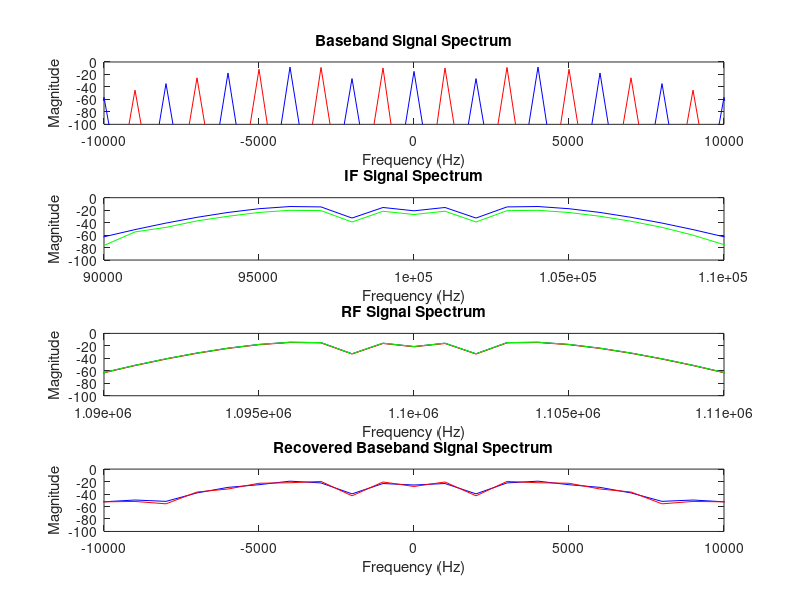
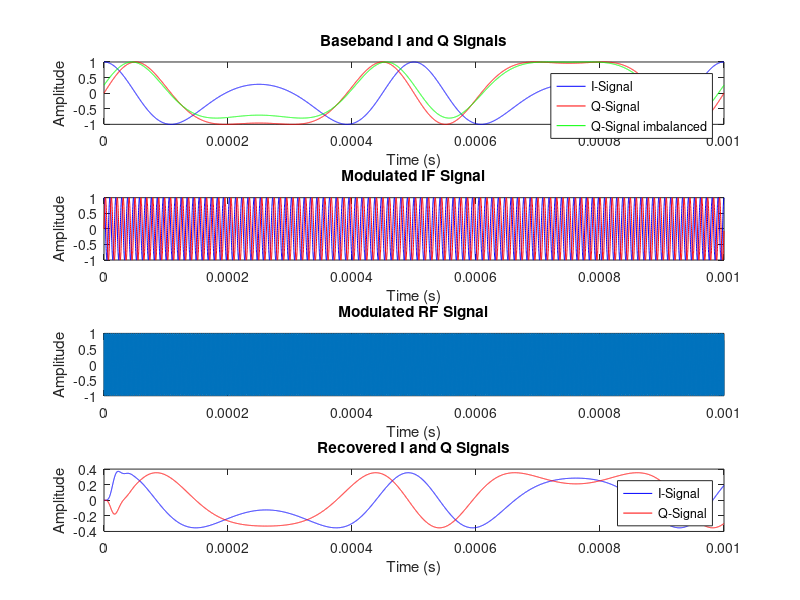

These figures' MATLAB source, in order: (Note: this script raises an error after producing the figures.)
close all
clear all
pkg load signal
pkg load communications
%graphics_toolkit("fltk");

% === Simulation Parameters ===
fs = 10.24e6;   % Sampling frequency
fc_if = 100e3;  % Carrier frequency
fc_rf = 1e6;    % RF carrier frequency
fm = 1e3;       % Message tone frequency
fdev = 5e3;     % FM frequency deviation
num_samples = fs/fm;  % Capture one cycle of the message signal
T_total = num_samples/fs; % Total duration of the signal
t = 0:1/fs:T_total-(1/fs); % Time vector

% === 1. Generate Baseband I and Q Signals ===
amp_m = 1;
amp_i = 1;
amp_q = 1;
amp_q_imbalanced = 0.9;
dc_offset_i = 0.0;
dc_offset_q = 0.1;
phi_offset = pi/18;

% integrated Baseband message signal
m = amp_m * (fdev/fm) * sin(2*pi*fm*t);

i_signal = amp_i * cos(m);
q_signal = amp_q * sin(m);
q_signal_imbalanced = amp_q_imbalanced * sin(m + phi_offset) + dc_offset_q;
zero_q = ones(1,length(t))*1e-15;
bb_out = 1 * (i_signal + j*q_signal);
bb_out_i_only = 1 * (i_signal + j*zero_q);
bb_out_q_imbalanced = 1 * (i_signal + j*q_signal_imbalanced);

% === 2. IQ Modulation (IF upconversion) ===
amp_if_carrier_i = 1;
amp_if_carrier_i_imbalanced = 0.9;
phi_offset_if_carrier_i = pi/18;
amp_if_carrier_q = 1;
amp_if_carrier_q_imbalanced = 0.9;
phi_offset_if_carrier_q = pi/18;
dc_offset_if_q = 0.1;

if_carrier_i = amp_if_carrier_i * cos(2*pi*fc_if*t);
if_carrier_q = amp_if_carrier_q * sin(2*pi*fc_if*t);
if_zero_q = zeros(1,length(t));

if_signal_i = cos(2*pi*fc_if*t + m);
if_signal_q = sin(2*pi*fc_if*t + m);
if_signal_q_imbalanced = amp_if_carrier_q_imbalanced * sin(2*pi*fc_if*t + m + phi_offset_if_carrier_q) + dc_offset_if_q;
if_out = if_signal_i + j*if_signal_q;
if_out_i_only = if_signal_i + j*zero_q;
if_out_q_imbalanced = if_signal_i + j*if_signal_q_imbalanced;

% === 2. IQ Modulation (RF Upconversion) ===
amp_carrier_rf_i = 1;
amp_carrier_rf_q = 1;
amp_carrier_rf_q_imbalanced = 0.9;
phi_offset_carrier_rf_q = pi/18;

carrier_rf = exp(j*2*pi*fc_rf*t);
carrier_rf_i = amp_carrier_rf_i * real(carrier_rf);
carrier_rf_q = amp_carrier_rf_q * imag(carrier_rf);
carrier_rf_q_imbalanced = amp_carrier_rf_q_imbalanced * imag(carrier_rf.*exp(j*phi_offset_carrier_rf_q));

% Mix the signals
rf_i = if_signal_i .* carrier_rf_i;
rf_q = if_signal_q .* carrier_rf_q;
rf_q_imbalanced = if_signal_q_imbalanced .* carrier_rf_q;
rf_signal = rf_i - rf_q;
rf_q_carrier_imbalanced = if_signal_q .* carrier_rf_q_imbalanced;
rf_signal_q_carrier_imbalanced = rf_i - rf_q_carrier_imbalanced;
rf_signal_if_q_imbalanced = rf_i - rf_q_imbalanced;
rf_signal_ideal = cos(2*pi*(fc_if + fc_rf)*t + m);

% === 4. IQ Demodulation (IF Downconversion) ===
% Recover the original I and Q signals from the RF signal.
% This involves another mixing process with the same carrier, followed by low-pass filtering.
demod_if_i_mixed = rf_signal .* carrier_rf_i;
demod_if_q_mixed = rf_signal .* -carrier_rf_q;

% === 5. Low-Pass Filtering ===
% Low-pass filters are necessary to remove the high-frequency components that result from the mixing process.
[b, a] = butter(5, fc_rf/fs, 'low'); % Design a 5th order Butterworth low-pass filter
recovered_if_i_signal = filter(b, a, demod_if_i_mixed);
recovered_if_q_signal = filter(b, a, demod_if_q_mixed);
recovered_if_signal = recovered_if_i_signal - recovered_if_q_signal;

% === 4. IQ Demodulation (BB Downconversion) ===
% Recover the original I and Q signals from the RF signal.
% This involves another mixing process with the same carrier, followed by low-pass filtering.
demod_i_mixed_bb = sqrt(2) * recovered_if_i_signal .* if_carrier_i;
demod_q_mixed_bb = sqrt(2) * recovered_if_i_signal .* -if_carrier_q;

% === 5. Low-Pass Filtering ===
% Low-pass filters are necessary to remove the high-frequency components that result from the mixing process.
[b, a] = butter(5, fc_if/fs, 'low'); % Design a 5th order Butterworth low-pass filter
recovered_i_signal = filter(b, a, demod_i_mixed_bb);
recovered_q_signal = filter(b, a, demod_q_mixed_bb);

% Export waveform to .mat file for import into R&S ARB Toolbox
save -v6 fm_mod_1kHz_tone_5kHz_deviation_baseband.mat bb_out;
save -v6 fm_mod_1kHz_tone_5kHz_deviation_baseband_i_only.mat bb_out_i_only;
save -v6 fm_mod_1kHz_tone_5kHz_deviation_baseband_q_imbalanced.mat bb_out_q_imbalanced;
save -v6 fm_mod_1kHz_tone_5kHz_deviation_100kHz_if.mat if_out;
save -v6 fm_mod_1kHz_tone_5kHz_deviation_100kHz_if_i_only.mat if_out_i_only;
save -v6 fm_mod_1kHz_tone_5kHz_deviation_100kHz_if_q_imbalanced.mat if_out_q_imbalanced;
%save -v6 fm_mod_1kHz_tone_5kHz_deviation_100kHz_if_q_if_carrier_imbalanced.mat if_out_q_carrier_imbalanced;

% Plot the spectrum
figure;
N = length(t);
f = (-N/2:N/2-1) * (fs/N);

% Spectrum of baseband signals
subplot(4,1,1);
fft_i = fftshift(fft(i_signal))/N;
fft_q = fftshift(fft(q_signal))/N;
plot(f, 20*log10(abs(fft_i)), 'b', f, 20*log10(abs(fft_q)), 'r');
title('Baseband Signal Spectrum');
xlabel('Frequency (Hz)');
ylabel('Magnitude');
xlim([-10*fm,10*fm])
ylim([-100, 0]);

% Spectrum of IF signal
subplot(4,1,2);
fft_if = fftshift(fft(if_signal_i))/N;
fft_if_recovered = fftshift(fft(recovered_if_i_signal))/N;
fft_if_imbalanced = fftshift(fft(if_signal_q_imbalanced))/N;
plot(f, 20*log10(abs(fft_if)), 'b',f, 20*log10(abs(fft_if_recovered)), 'g');
title('IF Signal Spectrum');
xlabel('Frequency (Hz)');
ylabel('Magnitude');
xlim([fc_if-10*fm, fc_if+10*fm])
ylim([-100, 0]);

% Spectrum of RF signal
subplot(4,1,3);
fft_rf = fftshift(fft(rf_signal))/N;
fft_rf_imbalanced = fftshift(fft(rf_signal_if_q_imbalanced))/N;
fft_rf_ideal = fftshift(fft(rf_signal_ideal))/N;
plot(f, 20*log10(abs(fft_rf)), 'b', f, 20*log10(abs(fft_rf_imbalanced)), 'r',f, 20*log10(abs(fft_rf_ideal)), 'g');
title('RF Signal Spectrum');
xlabel('Frequency (Hz)');
ylabel('Magnitude');
xlim([fc_rf + fc_if - 10*fm, fc_rf + fc_if + 10*fm])
ylim([-100, 0]);

% Spectrum of demodulated signals
subplot(4,1,4);
fft_recovered_i = fftshift(fft(recovered_i_signal))/N;
fft_recovered_q = fftshift(fft(recovered_q_signal))/N;
plot(f, 20*log10(abs(fft_recovered_i)), 'b', f, 20*log10(abs(fft_recovered_q)), 'r');
title('Recovered Baseband Signal Spectrum');
xlabel('Frequency (Hz)');
ylabel('Magnitude');
%xlim([fc_rf-10*fm, fc_rf+10*fm])
xlim([-10*fm,10*fm])
ylim([-100, 0]);

% === 3. Plot Modulated Signal ===
figure;
subplot(4,1,1);
plot(t, i_signal, 'b', t, q_signal, 'r', t, q_signal_imbalanced, 'g');
title('Baseband I and Q Signals');
xlabel('Time (s)');
ylabel('Amplitude');
legend('I-Signal', 'Q-Signal', 'Q-Signal imbalanced');

subplot(4,1,2);
plot(t, if_signal_i, 'b', t, if_signal_q, 'r');
title('Modulated IF Signal');
xlabel('Time (s)');
ylabel('Amplitude');

subplot(4,1,3);
plot(t, rf_signal);
title('Modulated RF Signal');
xlabel('Time (s)');
ylabel('Amplitude');

subplot(4,1,4);
plot(t, recovered_i_signal, 'b', t, recovered_q_signal, 'r');
title('Recovered I and Q Signals');
xlabel('Time (s)');
ylabel('Amplitude');
legend('I-Signal', 'Q-Signal');

interleaved_data_if = zeros(1, 2 * length(t));
interleaved_data_if(1:2:end) = recovered_if_i_signal;
interleaved_data_if(2:2:end) = recovered_if_q_signal;

interleaved_data_bb = zeros(1, 2 * length(t));
interleaved_data_bb(1:2:end) = recovered_i_signal;
interleaved_data_bb(2:2:end) = recovered_q_signal;

% Open a binary file for writing
fid_if = fopen('/home/tsharp/octave/scripts/signal_if.bin', 'wb');
fid_bb = fopen('/home/tsharp/octave/scripts/signal_bb.bin', 'wb');

% Write the float data to the file
fwrite(fid_if, interleaved_data_if, 'float32'); % Write as interleaved single-precision floats
fwrite(fid_bb, interleaved_data_bb, 'float32'); % Write as interleaved single-precision floats
fclose(fid_if);
fclose(fid_bb);
